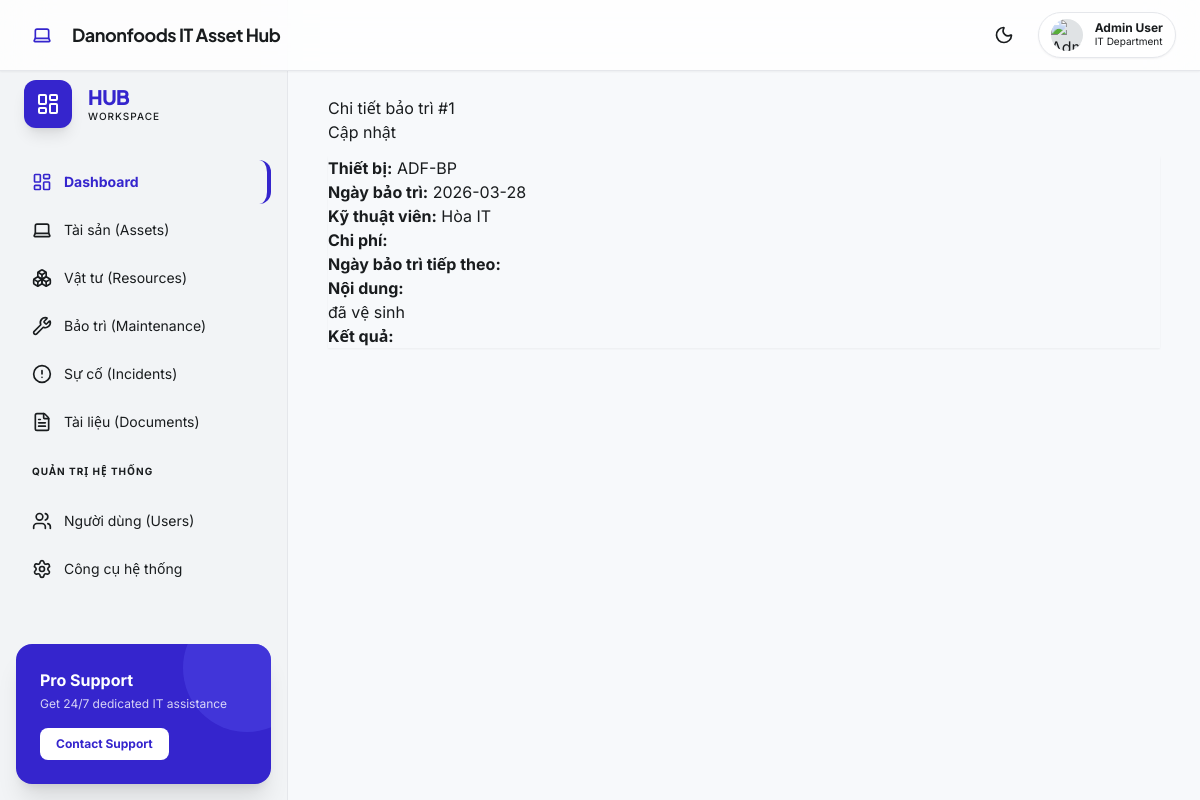
Screenshot of /maintenance/1 (signed in) with the database file from the repository.
### app/db/models/maintenance.py (models this page shows)
class Maintenance(Base):
    __tablename__ = 'maintenances'
    id: Mapped[int] = mapped_column(primary_key=True, index=True)
    asset_id: Mapped[int] = mapped_column(ForeignKey('assets.id'), index=True)
    maintenance_date: Mapped[date] = mapped_column(Date)
    description: Mapped[str] = mapped_column(Text)
    technician: Mapped[str | None] = mapped_column(String(120), nullable=True)
    result: Mapped[str | None] = mapped_column(Text, nullable=True)
    cost: Mapped[float | None] = mapped_column(Numeric(12, 2), nullable=True)
    next_maintenance_date: Mapped[date | None] = mapped_column(Date, nullable=True)
    asset = relationship('Asset', back_populates='maintenances')

### app/db/models/asset.py (models this page shows)
class Asset(Base):
    __tablename__ = 'assets'
    id: Mapped[int] = mapped_column(primary_key=True, index=True)
    asset_code: Mapped[str] = mapped_column(String(50), unique=True, index=True)
    asset_name: Mapped[str] = mapped_column(String(200))
    asset_type: Mapped[str] = mapped_column(String(50), index=True)
    model: Mapped[str | None] = mapped_column(String(120), nullable=True)
    serial_number: Mapped[str | None] = mapped_column(String(120), nullable=True)
    ip_address: Mapped[str | None] = mapped_column(String(50), nullable=True, index=True)
    department: Mapped[str | None] = mapped_column(String(120), nullable=True, index=True)
    assigned_user: Mapped[str | None] = mapped_column(String(120), nullable=True)
    assigned_at: Mapped[str | None] = mapped_column(String(25), nullable=True)
    unassigned_at: Mapped[str | None] = mapped_column(String(25), nullable=True)
    location: Mapped[str | None] = mapped_column(String(120), nullable=True)
    purchase_date: Mapped[str | None] = mapped_column(String(20), nullable=True)
    warranty_expiry: Mapped[str | None] = mapped_column(String(20), nullable=True)
    status: Mapped[str] = mapped_column(String(30), default='active')
    notes: Mapped[str | None] = mapped_column(Text, nullable=True)
    maintenances = relationship('Maintenance', back_populates='asset', cascade='all, delete-orphan')
    incidents = relationship('Incident', back_populates='asset', cascade='all, delete-orphan')
    assignments = relationship('AssetAssignment', back_populates='asset', cascade='all, delete-orphan', order_by='desc(AssetAssignment.assigned_at)')
    events = relationship('AssetEvent', back_populates='asset', cascade='all, delete-orphan', order_by='desc(AssetEvent.created_at)')

### app/routes/web/maintenance.py (the view)
@router.get('/{maintenance_id}', response_class=HTMLResponse)
@require_module_access('maintenance')
def maintenance_detail(maintenance_id: int, request: Request, db: Session = Depends(get_db), current_user=None):
    item = db.get(Maintenance, maintenance_id)
    return templates.TemplateResponse('maintenance/detail.html', {'request': request, 'item': item, 'current_user': current_user})

### app/templates/maintenance/detail.html
{% extends 'base.html' %}
{% block content %}
{% if item %}
<div class="d-flex justify-content-between align-items-center mb-3">
  <h1 class="mb-0">Chi tiết bảo trì #{{ item.id }}</h1>
  {% if current_user.role == 'admin' %}<a class="btn btn-outline-primary" href="/maintenance/{{ item.id }}/edit">Cập nhật</a>{% endif %}
</div>
<ul class="list-group shadow-sm">
  <li class="list-group-item"><strong>Thiết bị:</strong> {{ item.asset.asset_code if item.asset else '' }}</li>
  <li class="list-group-item"><strong>Ngày bảo trì:</strong> {{ item.maintenance_date }}</li>
  <li class="list-group-item"><strong>Kỹ thuật viên:</strong> {{ item.technician or '' }}</li>
  <li class="list-group-item"><strong>Chi phí:</strong> {{ item.cost or '' }}</li>
  <li class="list-group-item"><strong>Ngày bảo trì tiếp theo:</strong> {{ item.next_maintenance_date or '' }}</li>
  <li class="list-group-item"><strong>Nội dung:</strong><br>{{ item.description }}</li>
  <li class="list-group-item"><strong>Kết quả:</strong><br>{{ item.result or '' }}</li>
</ul>
{% else %}
<div class="alert alert-warning">Không tìm thấy phiếu bảo trì.</div>
{% endif %}
{% endblock %}

### app/static/css/premium.css (style rules this page uses)
:root { --color-primary: #3525cd; --color-primary-container: #4f46e5; --color-surface: #f7f9fb; --color-surface-container-lowest: #ffffff; --color-surface-container-low: #f2f4f6; --color-surface-container-highest: #e0e3e5; --color-on-surface: #191c1e; --color-outline-variant: #c7c4d8; }

### rows the page displays
Maintenance: id "1", maintenance_date "2026-03-28", technician "Hòa IT", description "đã vệ sinh"
Asset: asset "ADF-BP"
